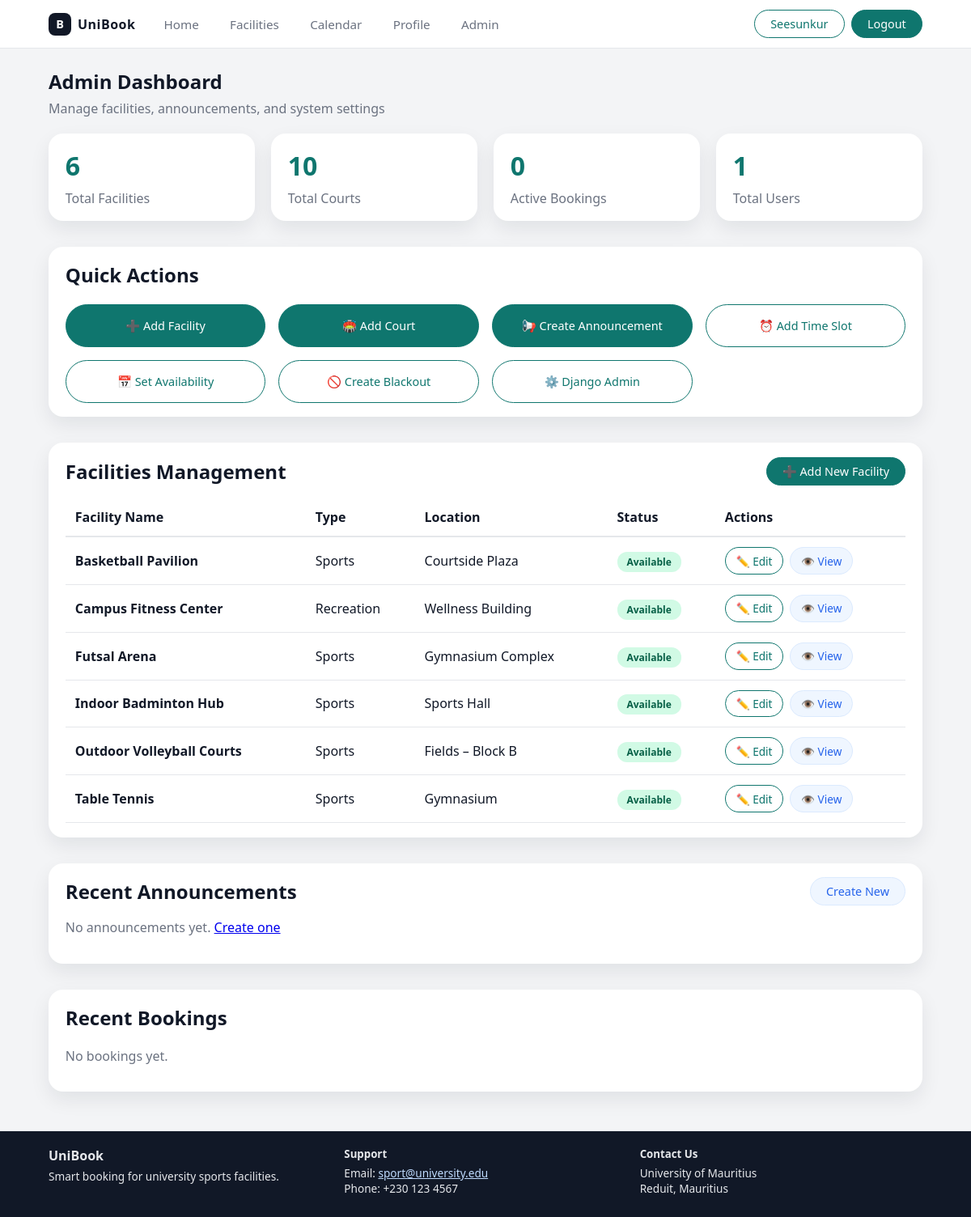
/manage/dashboard/ (signed in), run on an earlier commit of the app's database.
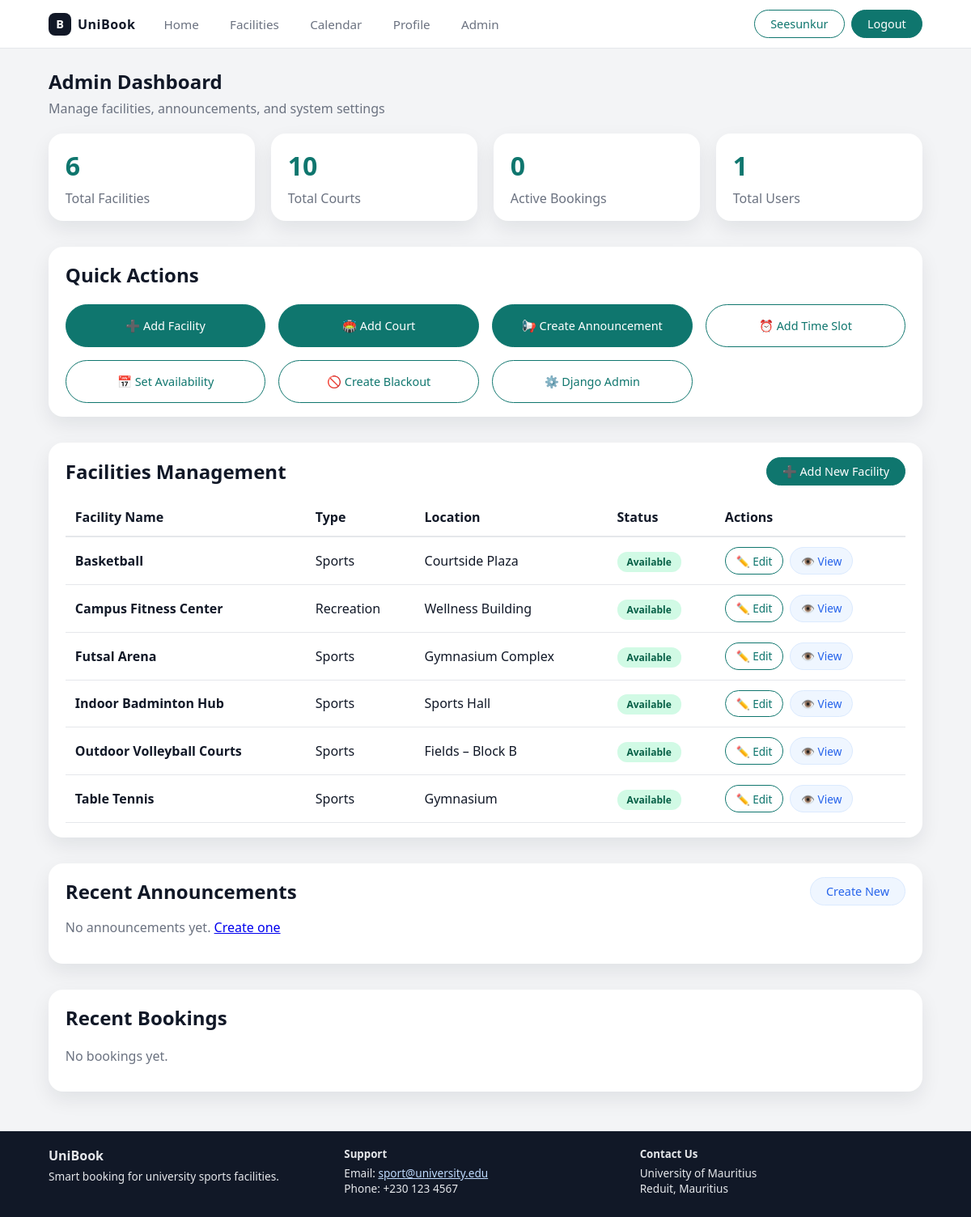
And on a later commit of the database.
### booking_sys/models.py (models this page shows, shortened)
class Facility(models.Model):
    FACILITY_TYPES = [
        ('sports', 'Sports'),
        ('recreation', 'Recreation'),
        ('academic', 'Academic'),
        ('other', 'Other'),
    ]
    FACILITY_STATUS = [
        ('available', 'Available'),
        ('maintenance', 'Under Maintenance'),
        ('closed', 'Closed'),
    ]
    facility_id = models.UUIDField(primary_key=True, default=uuid.uuid4, editable=False)
    facility_name = models.CharField(max_length=200)
    facility_type = models.CharField(max_length=20, choices=FACILITY_TYPES)
    location = models.CharField(max_length=300)
    description = models.TextField(blank=True)
    facility_status = models.CharField(max_length=20, choices=FACILITY_STATUS, default='available')

### booking_sys/views.py (the view)
# urls.py: path('manage/dashboard/', views.admin_dashboard, name='admin_dashboard'),
@login_required
@require_http_methods(["GET"])
def admin_dashboard(request):
    if not (request.user.is_staff or request.user.member_type == 'admin'):
        messages.error(request, 'You do not have permission to access this page.')
        return redirect('booking_sys:home')
    from django.utils import timezone
    from datetime import timedelta
    total_facilities = Facility.objects.count()
    total_courts = Court.objects.count()
    total_bookings = Booking.objects.count()
    active_bookings = Booking.objects.filter(fulfilled='no').count()
    total_users = User.objects.count()
    recent_announcements = Announcement.objects.filter(status='published').order_by('-created_at')[:5]
    recent_bookings = Booking.objects.order_by('-booking_date_time')[:10]
    recent_users = User.objects.order_by('-date_joined')[:5]
    all_facilities = Facility.objects.all().order_by('facility_name')
    context = {
        'total_facilities': total_facilities,
        'total_courts': total_courts,
        'total_bookings': total_bookings,
        'active_bookings': active_bookings,
        'total_users': total_users,
        'recent_announcements': recent_announcements,
        'recent_bookings': recent_bookings,
        'recent_users': recent_users,
        'all_facilities': all_facilities,
    }
    return render(request, 'admin/dashboard.html', context)

### booking_sys/templates/admin/dashboard.html (shortened to what the changed rows need)
{% extends 'base.html' %}
{% block content %}
<section class="section">
  <div class="section-header">
    <h1>Admin Dashboard</h1>
  </div>
  <div class="card-section" style="margin-bottom: 2rem;">
    <h2 style="margin-top: 0;">Quick Actions</h2>
  </div>
  <div class="card-section" style="margin-bottom: 2rem;">
    <div style="display: flex; justify-content: space-between; align-items: center; margin-bottom: 1rem;">
      <h2 style="margin: 0;">Facilities Management</h2>
    </div>
    {% if all_facilities %}
      <div style="overflow-x: auto;">
        <table style="width: 100%; border-collapse: collapse;">
          <thead>
            <tr style="border-bottom: 2px solid var(--border-subtle);">
              <th style="text-align: left; padding: 0.75rem;">Facility Name</th>
              <th style="text-align: left; padding: 0.75rem;">Type</th>
              <th style="text-align: left; padding: 0.75rem;">Location</th>
              <th style="text-align: left; padding: 0.75rem;">Status</th>
              <th style="text-align: left; padding: 0.75rem;">Actions</th>
            </tr>
          </thead>
          <tbody>
            {% for facility in all_facilities %}
              <tr style="border-bottom: 1px solid var(--border-subtle);">
                <td style="padding: 0.75rem;">
                  <strong>{{ facility.facility_name }}</strong>
                </td>
                <td style="padding: 0.75rem;">{{ facility.get_facility_type_display }}</td>
                <td style="padding: 0.75rem;">{{ facility.location }}</td>
                <td style="padding: 0.75rem;">
                  <span style="padding: 0.25rem 0.75rem; background: {% if facility.facility_status == 'available' %}#d1fae5{% elif facility.facility_status == 'maintenance' %}#fef3c7{% else %}#fee2e2{% endif %}; color: {% if facility.facility_status == 'available' %}#065f46{% elif facility.facility_status == 'maintenance' %}#92400e{% else %}#b91c1c{% endif %}; border-radius: 12px; font-size: 0.75rem; font-weight: 600;">
                    {{ facility.get_facility_status_display }}
                  </span>
                </td>
                <td style="padding: 0.75rem;">
                  <div style="display: flex; gap: 0.5rem;">
                    <a href="{% url 'booking_sys:edit_facility' facility.facility_id %}" class="btn btn-outline" style="padding: 0.4rem 0.8rem; font-size: 0.85rem;">✏️ Edit</a>
                    <a href="{% url 'booking_sys:facility_detail' facility.facility_name|slugify %}" class="btn btn-soft" style="padding: 0.4rem 0.8rem; font-size: 0.85rem;">👁️ View</a>
                  </div>
                </td>
              </tr>
            {% endfor %}
          </tbody>
        </table>
      </div>
    {% else %}
      <p style="color: var(--text-muted);">No facilities yet. <a href="{% url 'booking_sys:create_facility' %}">Create one</a></p>
    {% endif %}
  </div>
  <div class="card-section" style="margin-bottom: 2rem;">
    <div style="display: flex; justify-content: space-between; align-items: center; margin-bottom: 1rem;">
      <h2 style="margin: 0;">Recent Announcements</h2>
    </div>
  </div>
  <div class="card-section" style="margin-bottom: 2rem;">
    <h2 style="margin-top: 0;">Recent Bookings</h2>
  </div>
</section>
{% endblock %}

What changed in the data, as far as the page shows it:
changed Facility "Courtside Plaza": facility_name "Basketball Pavilion" → "Basketball"
